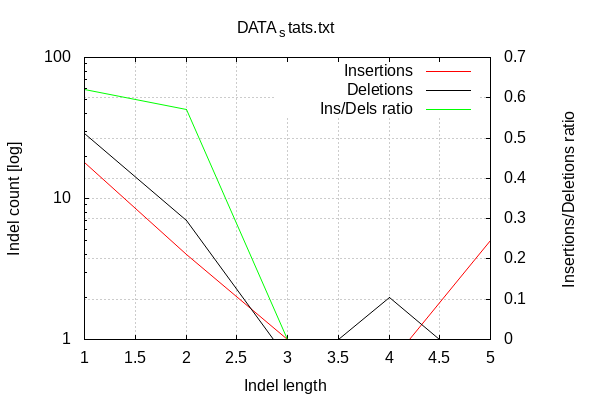

This figure's gnuplot source:

        set terminal png size 600,400 truecolor
        set output "DATA_stats-indel-dist.png"
        set grid xtics ytics y2tics back lc rgb "#cccccc"
        set style line 1 linetype 1  linecolor rgb "red"
        set style line 2 linetype 2  linecolor rgb "black"
        set style line 3 linetype 3  linecolor rgb "green"
        set style increment user
        set ylabel "Indel count [log]"
        set xlabel "Indel length"
        set y2label "Insertions/Deletions ratio"
        set log y
        set y2tics nomirror
        set ytics nomirror
        set title "DATA_stats.txt"
        plot '-' w l ti 'Insertions', '-' w l ti 'Deletions', '-' axes x1y2 w l ti "Ins/Dels ratio"
    1	18
2	4
3	1
4	0
5	5
end
1	29
2	7
3	0
4	2
5	0
end
1	0.620690
2	0.571429
3	0.000000
4	0.000000
5	0.000000
end
